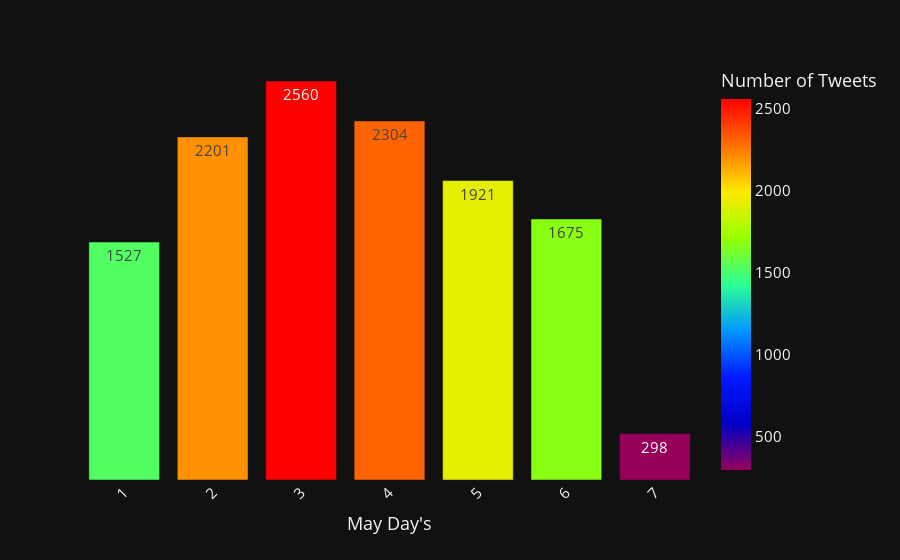

Source (notebook cell):
### Markdown cell above
### May Day Distribution

### Code cell
ana5 = df[df.index.month == 5].index.day.value_counts()

fig = px.bar(ana5,
             x=ana5.index,
             y=ana5.values,
             color=ana5.values,
             labels={'index': "May Day's", 'color':'Number of Tweets'},
             template='plotly_dark',
             text=ana5.values,
             color_continuous_scale='Rainbow',
            )

fig.update_layout(xaxis_tickangle=-45,
                  yaxis={'visible': False, 'showticklabels': False},
                  font=dict(size=15),
                 )

fig.show()

### Figure 1 — Plotly figure (JSON) as saved in the notebook; plotly's stock layout.template omitted (floating-point values rounded to 4 significant figures)
{"data": [{"alignmentgroup": "True", "hovertemplate": "May Day's=%{x}<br>y=%{y}<br>text=%{text}<br>Number of Tweets=%{marker.color}<extra></extra>", "legendgroup": "", "marker": {"color": [2560, 2304, 2201, 1921, 1675, 1527, 298], "coloraxis": "coloraxis"}, "name": "", "offsetgroup": "", "orientation": "v", "showlegend": false, "text": [2560, 2304, 2201, 1921, 1675, 1527, 298], "textposition": "auto", "type": "bar", "x": [3, 4, 2, 5, 6, 1, 7], "xaxis": "x", "y": [2560, 2304, 2201, 1921, 1675, 1527, 298], "yaxis": "y"}], "layout": {"barmode": "relative", "coloraxis": {"colorbar": {"title": {"text": "Number of Tweets"}}, "colorscale": [[0, "rgb(150,0,90)"], [0.125, "rgb(0,0,200)"], [0.25, "rgb(0,25,255)"], [0.375, "rgb(0,152,255)"], [0.5, "rgb(44,255,150)"], [0.625, "rgb(151,255,0)"], [0.75, "rgb(255,234,0)"], [0.875, "rgb(255,111,0)"], [1, "rgb(255,0,0)"]]}, "font": {"size": 15}, "legend": {"tracegroupgap": 0}, "margin": {"t": 60}, "xaxis": {"anchor": "y", "domain": [0, 1], "tickangle": -45, "title": {"text": "May Day's"}}, "yaxis": {"anchor": "x", "domain": [0, 1], "showticklabels": false, "title": {"text": "y"}, "visible": false}}}
